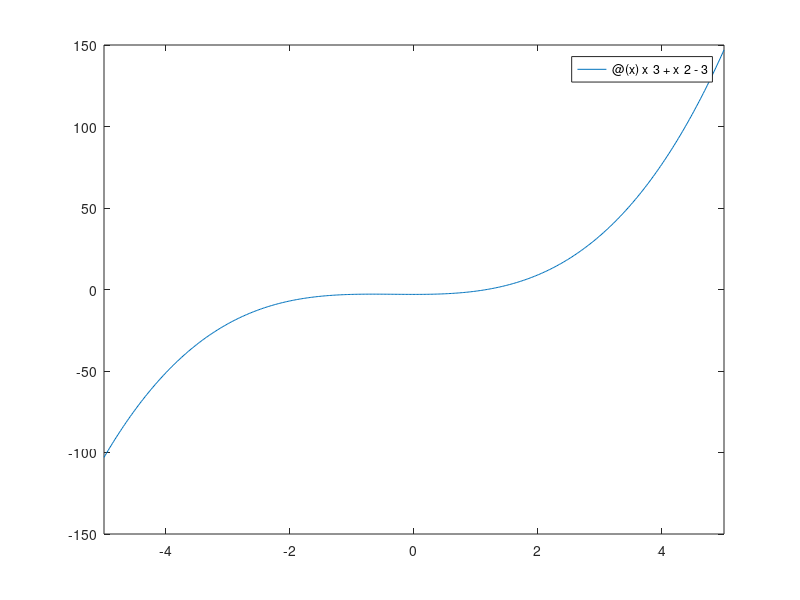

MATLAB code to generate this figure:
%% 2.2
clear all
format long

% Original function
f = @(x) x^3 + x^2 - 3;
% Derivative
df = @(x) 3 * x^2 + 2 * x;
% Start value
x = 0.5;
% Number of iterations to perform
iterations = 1;

for i = 1:iterations
   x = x - f(x) / df(x);
end

fprintf("Approximation is %f\n", x);
fprintf("Control: function value at %f is %f. Should be 0\n", x, f(x));

%% 2.3
clear all
format long

% Original function
f = @(x) x^3 + x^2 - 3;
% Derivative
df = @(x) 3 * x^2 + 2 * x;
% Start value
x = 0.5;
% Dampening
a = 0.6;
% Number of iterations to perform
iterations = 1;

for i = 1:iterations
   x = x - a * (f(x) / df(x));
end

fprintf("Approximation is %f\n", x);
fprintf("Control: function value at %f is %f. Should be 0\n", x, f(x));

%% 2.4

%...?

%% 2.5
clear all
format long

% Original function
f = @(x) x^3 + x^2 - 3;
% x value one steps back
x_old = 0.5;
% current x value
x = 1.5;
% Number of iterations to perform
iterations = 1;

for i = 1:iterations
   temp_x = x;
   x = x - f(x) * (x - x_old) / (f(x) - f(x_old));
   x_old = temp_x;
end

fprintf("Approximation is %f\n", x);
fprintf("Control: function value at %f is %f. Should be 0\n", x, f(x));

%% 2.6
clear all
format long

% Original function
f = @(x) x^3 + x^2 - 3;
% x value one steps back
x_old = -1;
% current x value (NOTE: this will not work since x=0 is a bad guess.
% It will cause division by zero. Try x = 0.5 and 10 iterations)
x = 0;
% Number of iterations to perform
iterations = 1;

fprintf("Approximations are ");
for i = 1:iterations
   temp_x = x;
   x = x - f(x) * (x - x_old) / (f(x) - f(x_old));
   x_old = temp_x;
   fprintf("%f, ", x);
end
fprintf("\n");

%% 2.5
clear all
format long

% Original function
f = @(x) x^3 + x^2 - 3;
% Iteration method
g = @(x) x - f(x) / 5;
df = @(x) 1 - (3 * x^2 + 2 * x) / 5;

% To verify the method we need to check that there is a x so that 
% x => f(x) = 0 and g(x) = x. Find the likely value for x by looking at the
% plot below. Enter it as a guess
fplot(f);
guess = 1;
% Solve the actual value for x
[x, y] = fsolve(f, guess);
fprintf("x = %f, f(x) = %f (should be 0) and g(x) = %f (should be %f)", x, f(x), g(x), x);

% Number of iterations
iterations = 1;

x = 1;
for i = 1:iterations
    x = g(x);
end

fprintf("Approximation is %f\n", x);
fprintf("Control: function value at %f is %f. Should be 0\n", x, f(x));

%% 2.8

%...?
